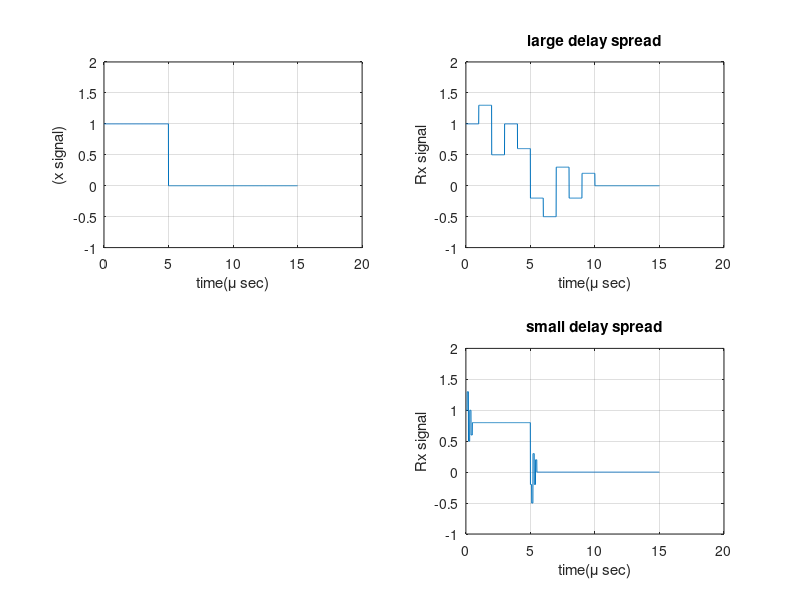

Here is the MATLAB script that generated this plot:
clear all;
close all;
clc 
an = [1 0.3 -0.8 0.5 -0.4 0.2];
tn = [0 1 2 3 4 5 ; 0 0.1 0.2 0.3 0.4 0.5]*(10^-6);
dt =0.01*10^-6;
t = 0:dt:15*10^(-6);
t= t(1:end-1);
st = zeros(1,length(t));
st(t<=5*10^-6)=1;
for c = 1:2
    for i= 1:length(an)
        del= round(tn(c,i)/dt);
        Ray(i,:)= an(i)*[zeros(1,del),st(1:length(st)-del)];
    end;
    yt(c,:)= sum(Ray);
end;
subplot(221)
plot(t*10^6,st);
xlabel('time(\mu sec)');
ylabel('(x signal)');
axis([0 20 -1 2]);
grid on 
subplot(222)
plot(t*10^6,yt(1,:));
xlabel('time(\mu sec)');
ylabel('Rx signal');
title('large delay spread');
axis([0 20 -1 2]);
grid on 
subplot(224)
plot(t*10^6,yt(2,:));
xlabel('time(\mu sec)');
ylabel('Rx signal');
title('small delay spread');
axis([0 20 -1 2]);
grid on 
RMS_delay_spread_1= sqrt(var(tn(1,:)))/(10^-6);
display('microsec');
RMS_delay_spread_2 = sqrt(var(tn(2,:)))/(10^-6);
display('micro sec');